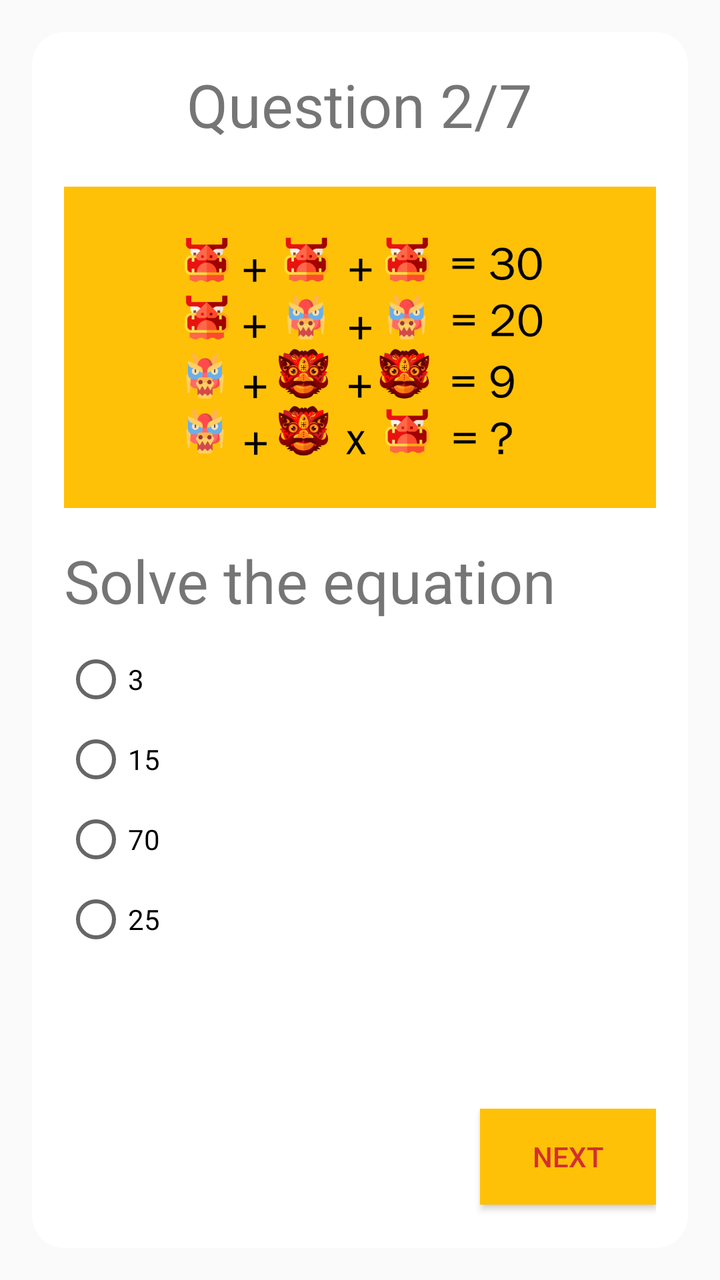
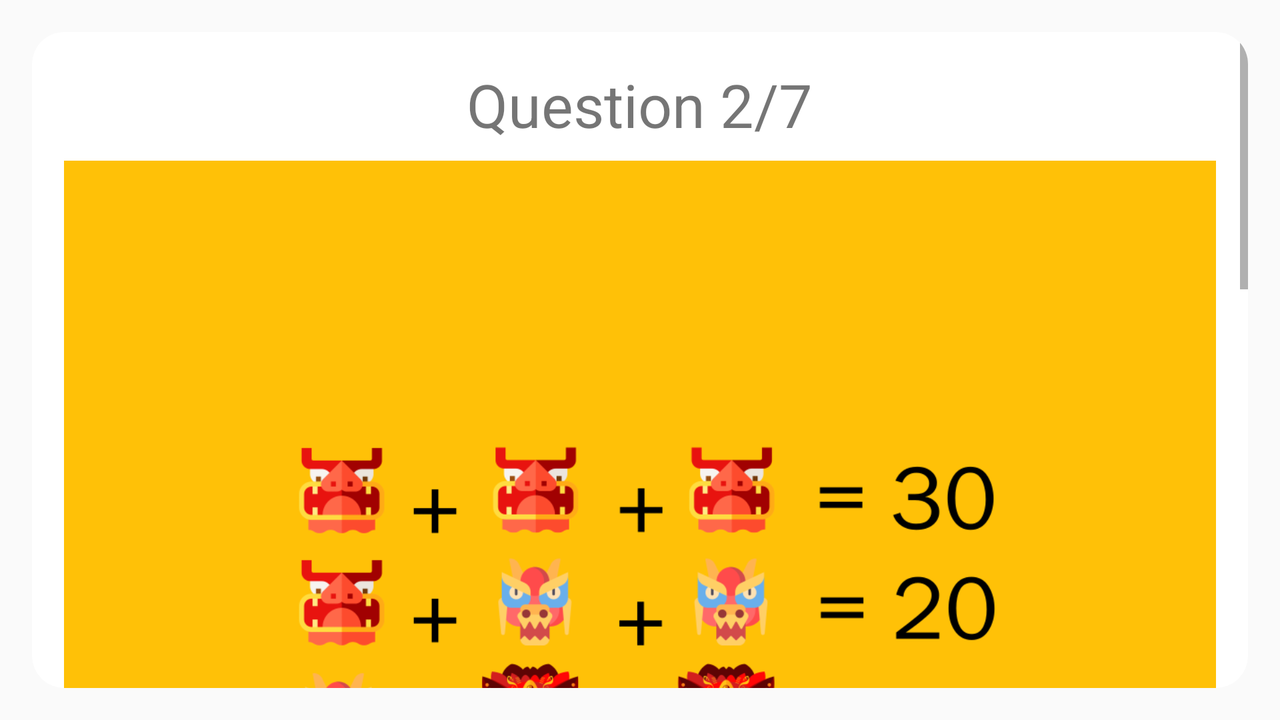

Two renders of one Android screen. The first uses the default layout on a phone; the second uses the alternative layout the repository ships for a different screen configuration, on a matching device. The two XML files are below.
<!-- AndroidManifest.xml: application theme AppTheme -->
<!-- res/layout/activity_quiz_card_02.xml -->
<?xml version="1.0" encoding="utf-8"?>
<android.support.v7.widget.CardView xmlns:android="http://schemas.android.com/apk/res/android"
    xmlns:app="http://schemas.android.com/apk/res-auto"
    xmlns:tools="http://schemas.android.com/tools"
    android:layout_width="fill_parent"
    android:layout_height="fill_parent"
    app:cardCornerRadius="@dimen/margin"
    android:orientation="vertical"
    tools:context="com.sardegnaisoladicavalli.escapethisquiz.QuizCard02"
    android:layout_margin="@dimen/margin">

    <LinearLayout
        android:layout_width="fill_parent"
        android:layout_height="fill_parent"
        android:orientation="vertical"
        android:layout_margin="@dimen/margin">


        <TextView
            android:id="@+id/card_text"
            android:layout_width="wrap_content"
            android:layout_height="0dp"
            android:layout_weight="1"
            android:text="@string/text2"
            android:layout_gravity="center_horizontal"
            android:textSize="30sp" />


        <ImageView
            android:id="@+id/card_image"
            android:layout_width="match_parent"
            android:layout_height="0dp"
            android:layout_weight="3"
            android:layout_marginTop="@dimen/half_margin"
            android:background="@color/colorAccent"
            android:src="@drawable/equation"/>

        <TextView
            android:id="@+id/card_question"
            android:layout_width="wrap_content"
            android:layout_height="0dp"
            android:layout_gravity="center_vertical"
            android:layout_weight="1"
            android:layout_marginTop="@dimen/margin"
            android:text="@string/question2"
            android:textSize="30sp" />

        <RadioGroup xmlns:android="http://schemas.android.com/apk/res/android"
            android:layout_width="fill_parent"
            android:layout_height="0dp"
            android:layout_weight="4"
            android:orientation="vertical">

            <RadioButton
                android:id="@+id/card_answer1"
                android:layout_width="wrap_content"
                android:layout_height="wrap_content"
                android:onClick="onRadioButtonClicked"
                android:text="@string/answer21" />

            <RadioButton
                android:id="@+id/card_answer2"
                android:layout_width="wrap_content"
                android:layout_height="wrap_content"
                android:layout_marginTop="@dimen/half_margin"
                android:onClick="onRadioButtonClicked"
                android:text="@string/answer22" />

            <RadioButton
                android:id="@+id/card_answer3"
                android:layout_width="wrap_content"
                android:layout_height="wrap_content"
                android:layout_marginTop="@dimen/half_margin"
                android:onClick="onRadioButtonClicked"
                android:text="@string/answer23"/>

            <RadioButton
                android:id="@+id/card_answer4"
                android:layout_width="wrap_content"
                android:layout_height="wrap_content"
                android:layout_marginTop="@dimen/half_margin"
                android:onClick="onRadioButtonClicked"
                android:text="@string/answer24" />

        </RadioGroup>

        <LinearLayout
            android:layout_width="match_parent"
            android:layout_height="0dp"
            android:layout_weight="1"
            android:layout_gravity="center"
            android:orientation="horizontal"
            android:layout_marginTop="@dimen/margin">

            <Button
                android:id="@+id/button_back"
                android:layout_width="0dp"
                android:layout_height="wrap_content"
                android:layout_weight="1"
                android:background="@color/colorAccent"
                android:gravity="center"
                android:text="@string/button_Back"
                android:layout_marginRight="@dimen/margin"
                android:textColor="@color/colorPrimaryDark"
                android:visibility="invisible" />

            <Button
                android:id="@+id/button_submit"
                android:layout_width="0dp"
                android:layout_height="wrap_content"
                android:layout_weight="1"
                android:layout_centerHorizontal="true"
                android:background="@color/colorAccent"
                android:gravity="center"
                android:text="@string/button_Submit"
                android:textColor="@color/colorPrimaryDark"
                android:visibility="invisible" />

            <Button
                android:id="@+id/button_forward"
                android:layout_width="0dp"
                android:layout_height="wrap_content"
                android:layout_weight="1"
                android:background="@color/colorAccent"
                android:layout_marginLeft="@dimen/margin"
                android:gravity="center"
                android:text="@string/button_Next"
                android:textColor="@color/colorPrimaryDark"
                android:onClick="onNextButtonClicked"
                android:visibility="visible" />

        </LinearLayout>


    </LinearLayout>

</android.support.v7.widget.CardView>
<!-- resources referenced by this layout -->
<resources>
  <color name="colorAccent">#FFC107</color>
  <color name="colorPrimaryDark">#D32F2F</color>
  <dimen name="half_margin">8dp</dimen>
  <dimen name="margin">16dp</dimen>
  <!-- drawable equation: png bitmap (drawable, 105978 bytes) -->
  <string name="answer21">3</string>
  <string name="answer22">15</string>
  <string name="answer23">70</string>
  <string name="answer24">25</string>
  <string name="button_Back">Back</string>
  <string name="button_Next">Next</string>
  <string name="button_Submit">Submit</string>
  <string name="question2">Solve the equation</string>
  <string name="text2">Question 2/7</string>
  <style name="AppTheme" parent="Theme.AppCompat.Light.NoActionBar">
          
          <item name="colorPrimary">@color/colorPrimary</item>
          <item name="colorPrimaryDark">@color/colorPrimaryDark</item>
          <item name="colorAccent">@color/colorAccent</item>
      </style>
  <color name="colorPrimary">#F44336</color>
</resources>
<!-- res/layout-land/activity_quiz_card_02.xml (the repository's variant of the layout above) -->
<!-- drawn on the phone turned sideways -->
<?xml version="1.0" encoding="utf-8"?>
<android.support.v7.widget.CardView xmlns:android="http://schemas.android.com/apk/res/android"
    xmlns:app="http://schemas.android.com/apk/res-auto"
    xmlns:tools="http://schemas.android.com/tools"
    android:layout_width="fill_parent"
    android:layout_height="fill_parent"
    android:layout_margin="@dimen/margin"
    android:orientation="vertical"
    app:cardCornerRadius="@dimen/margin"
    tools:context="com.sardegnaisoladicavalli.escapethisquiz.QuizCard02">

    <ScrollView
        android:layout_width="match_parent"
        android:layout_height="match_parent">


        <LinearLayout
            android:layout_width="fill_parent"
            android:layout_height="fill_parent"
            android:layout_margin="@dimen/margin"
            android:orientation="vertical">


            <TextView
                android:id="@+id/card_text"
                android:layout_width="wrap_content"
                android:layout_height="0dp"
                android:layout_gravity="center_horizontal"
                android:layout_weight="1"
                android:text="@string/text2"
                android:gravity="center"
                android:textSize="30sp" />


            <ImageView
                android:id="@+id/card_image"
                android:layout_width="match_parent"
                android:layout_height="0dp"
                android:layout_marginTop="@dimen/half_margin"
                android:layout_weight="3"
                android:background="@color/colorAccent"
                android:src="@drawable/equation" />

            <TextView
                android:id="@+id/card_question"
                android:layout_width="wrap_content"
                android:layout_height="0dp"
                android:layout_gravity="center_vertical"
                android:layout_marginTop="@dimen/margin"
                android:layout_weight="1"
                android:text="@string/question2"
                android:gravity="center"
                android:textSize="30sp" />

            <RadioGroup xmlns:android="http://schemas.android.com/apk/res/android"
                android:layout_width="fill_parent"
                android:layout_height="0dp"
                android:layout_weight="2"
                android:orientation="vertical">

                <RadioButton
                    android:id="@+id/card_answer1"
                    android:layout_width="wrap_content"
                    android:layout_height="wrap_content"
                    android:onClick="onRadioButtonClicked"
                    android:text="@string/answer21" />

                <RadioButton
                    android:id="@+id/card_answer2"
                    android:layout_width="wrap_content"
                    android:layout_height="wrap_content"
                    android:layout_marginTop="@dimen/half_margin"
                    android:onClick="onRadioButtonClicked"
                    android:text="@string/answer22" />

                <RadioButton
                    android:id="@+id/card_answer3"
                    android:layout_width="wrap_content"
                    android:layout_height="wrap_content"
                    android:layout_marginTop="@dimen/half_margin"
                    android:onClick="onRadioButtonClicked"
                    android:text="@string/answer23" />

                <RadioButton
                    android:id="@+id/card_answer4"
                    android:layout_width="wrap_content"
                    android:layout_height="wrap_content"
                    android:layout_marginTop="@dimen/half_margin"
                    android:onClick="onRadioButtonClicked"
                    android:text="@string/answer24" />

            </RadioGroup>

            <LinearLayout
                android:layout_width="match_parent"
                android:layout_height="0dp"
                android:layout_gravity="center"
                android:layout_marginTop="@dimen/margin"
                android:layout_weight="1"
                android:orientation="horizontal">

                <Button
                    android:id="@+id/button_back"
                    android:layout_width="0dp"
                    android:layout_height="wrap_content"
                    android:layout_marginRight="@dimen/margin"
                    android:layout_weight="1"
                    android:background="@color/colorAccent"
                    android:gravity="center"
                    android:text="@string/button_Back"
                    android:textColor="@color/colorPrimaryDark"
                    android:visibility="invisible" />

                <Button
                    android:id="@+id/button_submit"
                    android:layout_width="0dp"
                    android:layout_height="wrap_content"
                    android:layout_centerHorizontal="true"
                    android:layout_weight="1"
                    android:background="@color/colorAccent"
                    android:gravity="center"
                    android:text="@string/button_Submit"
                    android:textColor="@color/colorPrimaryDark"
                    android:visibility="invisible" />

                <Button
                    android:id="@+id/button_forward"
                    android:layout_width="0dp"
                    android:layout_height="wrap_content"
                    android:layout_marginLeft="@dimen/margin"
                    android:layout_weight="1"
                    android:background="@color/colorAccent"
                    android:gravity="center"
                    android:onClick="onNextButtonClicked"
                    android:text="@string/button_Next"
                    android:textColor="@color/colorPrimaryDark"
                    android:visibility="visible" />

            </LinearLayout>


        </LinearLayout>

    </ScrollView>

</android.support.v7.widget.CardView>
